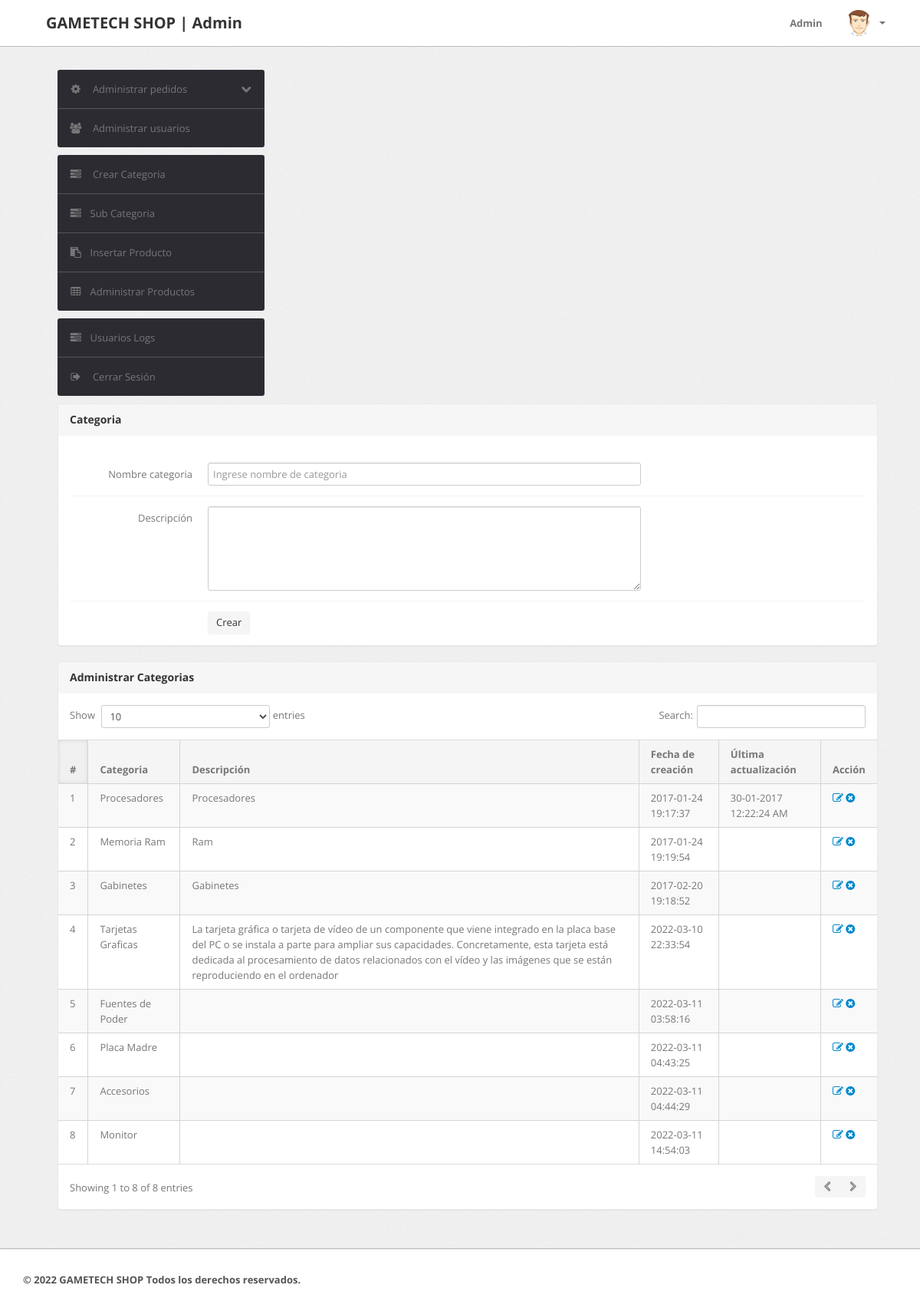
The app's page /admin/category.php (signed in) with its own data.
### tables this page shows
CREATE TABLE `category` (
  `id` int(11) NOT NULL,
  `categoryName` varchar(255) DEFAULT NULL,
  `categoryDescription` longtext DEFAULT NULL,
  `creationDate` timestamp NOT NULL DEFAULT current_timestamp(),
  `updationDate` varchar(255) DEFAULT NULL
);

### admin/category.php (the view, shortened to what this page needs)
<?php
include('include/config.php');
if(strlen($_SESSION['alogin'])==0)
	{
header('location:index.php');
}
else{
?>
<!DOCTYPE html>
<html lang="es">
<head>
	<link type="text/css" href="bootstrap/css/bootstrap.min.css" rel="stylesheet">
	<link type="text/css" href="bootstrap/css/bootstrap-responsive.min.css" rel="stylesheet">
	<link type="text/css" href="css/theme.css" rel="stylesheet">
	<link type="text/css" href="images/icons/css/font-awesome.css" rel="stylesheet">
</head>
<body>
<?php include('include/header.php');?>
	<div class="wrapper">
		<div class="container">
			<div class="row">
<?php include('include/sidebar.php');?>
			<div class="span11">
					<div class="content">
						<div class="module">
							<div class="module-head">
								<h3>Categoria</h3>
							</div>
							<div class="module-body">
									<br />
			<form class="form-horizontal row-fluid" name="Category" method="post" >
<div class="control-group">
<label class="control-label" for="basicinput">Nombre categoria</label>
<div class="controls">
<input type="text" placeholder="Ingrese nombre de categoria"  name="category" class="span8 tip" required>
</div>
</div>
<div class="control-group">
											<label class="control-label" for="basicinput">Descripción</label>
											<div class="controls">
												<textarea class="span8" name="description" rows="5"></textarea>
											</div>
										</div>
	<div class="control-group">
											<div class="controls">
												<button type="submit" name="submit" class="btn">Crear</button>
											</div>
										</div>
									</form>
							</div>
						</div>
	<div class="module">
							<div class="module-head">
								<h3>Administrar Categorias</h3>
							</div>
							<div class="module-body table">
								<table cellpadding="0" cellspacing="0" border="0" class="datatable-1 table table-bordered table-striped	 display" width="100%">
									<thead>
										<tr>
											<th>#</th>
											<th>Categoria</th>
											<th>Descripción</th>
											<th>Fecha de creación</th>
											<th>Última actualización</th>
											<th>Acción</th>
										</tr>
									</thead>
									<tbody>
<?php $query=mysqli_query($con,"select * from category");
$cnt=1;
while($row=mysqli_fetch_array($query))
{
?>
										<tr>
											<td><?php echo htmlentities($cnt);?></td>
											<td><?php echo htmlentities($row['categoryName']);?></td>
											<td><?php echo htmlentities($row['categoryDescription']);?></td>
											<td> <?php echo htmlentities($row['creationDate']);?></td>
											<td><?php echo htmlentities($row['updationDate']);?></td>
											<td>
											<a href="edit-category.php?id=<?php echo $row['id']?>" ><i class="icon-edit"></i></a>
											<a href="category.php?id=<?php echo $row['id']?>&del=delete" onClick="return confirm('Are you sure you want to delete?')"><i class="icon-remove-sign"></i></a></td>
										</tr>
										<?php $cnt=$cnt+1; } ?>
								</table>
							</div>
						</div>
					</div>
				</div>
			</div>
		</div>
	</div>
<?php include('include/footer.php');?>
</body>
<?php } ?>

### admin/include/header.php (shortened to what this page needs)
<div class="navbar navbar-fixed-top">
		<div class="navbar-inner">
			<div class="container">
			  	<span class="brand" href="index.html">
			  		GAMETECH SHOP | Admin
</span>
				<div class="nav-collapse collapse navbar-inverse-collapse">
					<ul class="nav pull-right">
						<li><a href="#">
							Admin
						</a></li>
						<li class="nav-user dropdown">
							<a href="#" class="dropdown-toggle" data-toggle="dropdown">
								<img src="images/user.png" class="nav-avatar" />
								<b class="caret"></b>
							</a>
						</li>
					</ul>
				</div>
			</div>
		</div>
	</div>

### admin/include/sidebar.php (shortened to what this page needs)
<div class="span3">
					<div class="sidebar">
<ul class="widget widget-menu unstyled">
							<li>
								<a class="collapsed" data-toggle="collapse" href="#togglePages">
									<i class="menu-icon icon-cog"></i>
									<i class="icon-chevron-down pull-right"></i><i class="icon-chevron-up pull-right"></i>
									Administrar pedidos
								</a>
							</li>
							<li>
								<a href="manage-users.php">
									<i class="menu-icon icon-group"></i>
									Administrar usuarios
								</a>
							</li>
						</ul>
						<ul class="widget widget-menu unstyled">
                                <li><a href="category.php"><i class="menu-icon icon-tasks"></i> Crear Categoria </a></li>
                                <li><a href="subcategory.php"><i class="menu-icon icon-tasks"></i>Sub Categoria </a></li>
                                <li><a href="insert-product.php"><i class="menu-icon icon-paste"></i>Insertar Producto </a></li>
                                <li><a href="manage-products.php"><i class="menu-icon icon-table"></i>Administrar Productos </a></li>
                            </ul>
						<ul class="widget widget-menu unstyled">
							<li><a href="user-logs.php"><i class="menu-icon icon-tasks"></i>Usuarios Logs</a></li>
							<li>
								<a href="logout.php">
									<i class="menu-icon icon-signout"></i>
									Cerrar Sesión
								</a>
							</li>
						</ul>
					</div>
				</div>

### admin/include/footer.php
<div class="footer">
	<div class="container">
		<b class="copyright">&copy; 2022 GAMETECH SHOP Todos los derechos reservados.
	</div>
</div>

### records on screen
category: categoryName "Procesadores", categoryDescription "Procesadores", creationDate "2017-01-24 19:17:37", updationDate "30-01-2017 12:22:24 AM"
category: categoryName "Memoria Ram", categoryDescription "Ram", creationDate "2017-01-24 19:19:54"
category: categoryName "Gabinetes", categoryDescription "Gabinetes", creationDate "2017-02-20 19:18:52"
category: categoryName "Tarjetas Graficas", categoryDescription "La tarjeta gráfica o tarjeta de vídeo de un componente que viene integrado en la placa base del PC o se instala a parte para ampliar sus capacidades. Concretamente, esta tarjeta está dedicada al procesamiento de datos relacionados con el vídeo y las imágenes que se están reproduciendo en el ordenador", creationDate "2022-03-10 22:33:54"
category: categoryName "Fuentes de Poder", creationDate "2022-03-11 03:58:16"
category: categoryName "Placa Madre", creationDate "2022-03-11 04:43:25"
category: categoryName "Accesorios", creationDate "2022-03-11 04:44:29"
category: categoryName "Monitor", creationDate "2022-03-11 14:54:03"
